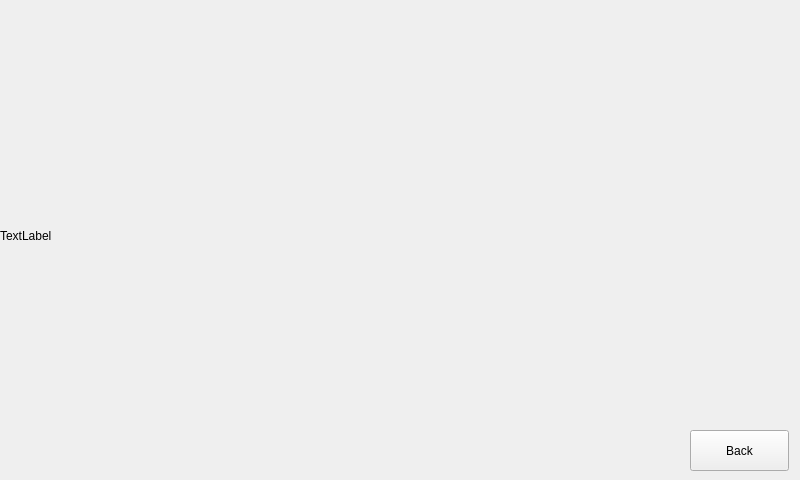
<?xml version="1.0" encoding="UTF-8"?>
<ui version="4.0">
 <class>SecondWindow</class>
 <widget class="QMainWindow" name="SecondWindow">
  <property name="geometry">
   <rect>
    <x>0</x>
    <y>0</y>
    <width>800</width>
    <height>480</height>
   </rect>
  </property>
  <property name="windowTitle">
   <string>MainWindow</string>
  </property>
  <property name="autoFillBackground">
   <bool>false</bool>
  </property>
  <widget class="QWidget" name="centralwidget">
   <property name="enabled">
    <bool>true</bool>
   </property>
   <property name="autoFillBackground">
    <bool>false</bool>
   </property>
   <widget class="QLabel" name="main_gif">
    <property name="geometry">
     <rect>
      <x>0</x>
      <y>50</y>
      <width>771</width>
      <height>371</height>
     </rect>
    </property>
    <property name="autoFillBackground">
     <bool>true</bool>
    </property>
    <property name="styleSheet">
     <string notr="true">background-image:url(); </string>
    </property>
    <property name="text">
     <string>TextLabel</string>
    </property>
   </widget>
   <widget class="QPushButton" name="back_but">
    <property name="geometry">
     <rect>
      <x>690</x>
      <y>430</y>
      <width>99</width>
      <height>41</height>
     </rect>
    </property>
    <property name="styleSheet">
     <string notr="true">background-image:url()</string>
    </property>
    <property name="text">
     <string>Back</string>
    </property>
   </widget>
  </widget>
 </widget>
 <resources/>
 <connections/>
</ui>
